Frame 1 (no input): blank canvas, image omitted
Frame 60 (no input): blank canvas, image omitted
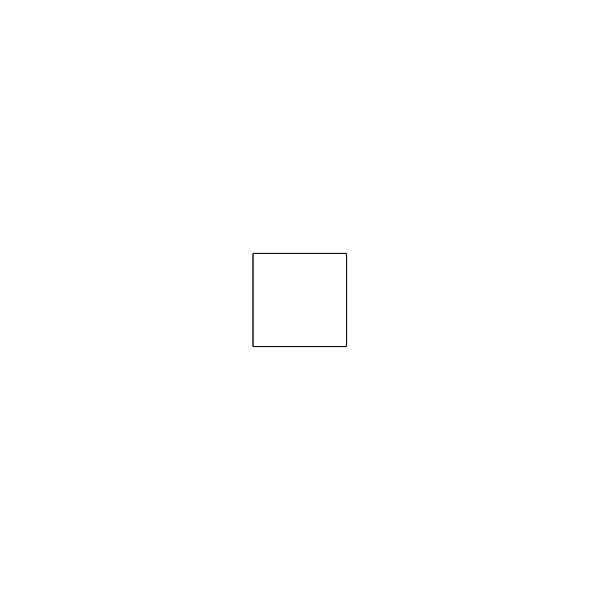
Frame 120 (the mouse pressed at the canvas centre since frame 60)

The p5.js sketch whose frames 1 and 60 were blank and that drew this single picture after the mouse press (run headless with seeded random() and noise() and a simulated clock; from frame 60 on, the mouse is pressed at the canvas centre):

// p5.js sketch
// ── sketch.js
let sizeRect = 100;

function setup() {
  createCanvas(600, 600);
}

function draw() {
  background(220, 0); //
  
  sizeRect = sin(frameCount*0.01)*100;
  
  if(mouseIsPressed){
    //ellipse(mouseX, mouseY, 125, 125);
    rectMode(CENTER);
    rect(mouseX, mouseY, sizeRect, sizeRect);
  }
  
  
}

function keyPressed() {
  background(220, 255); //
  console.log("hola");
}
